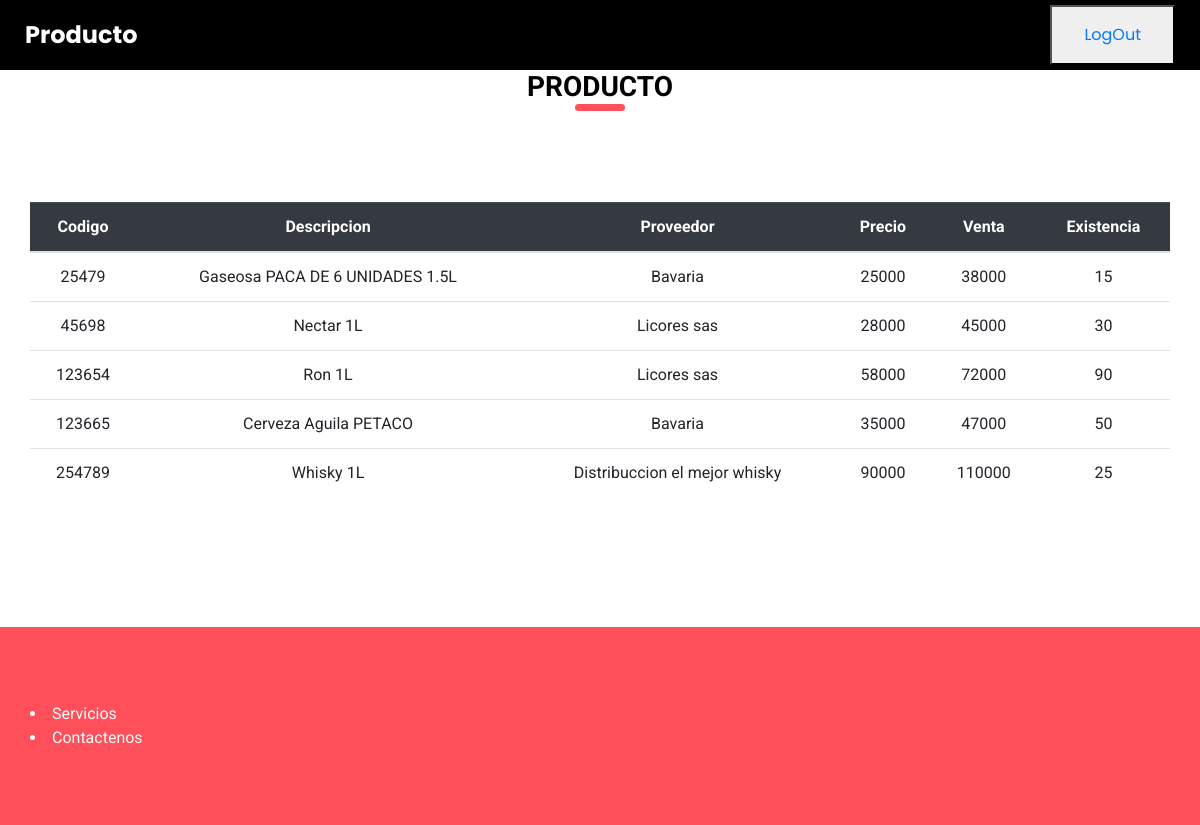
/producto.php, run on the app's committed database.
### tables this page shows
CREATE TABLE `producto` (
  `ProCodigo` int(20) NOT NULL,
  `ProDescripcion` varchar(70) DEFAULT NULL,
  `ProProveedor` varchar(30) DEFAULT NULL,
  `ProPrecio` int(30) DEFAULT NULL,
  `ProVenta` int(30) DEFAULT NULL,
  `ProExistencia` int(30) DEFAULT NULL
);

### producto.php (the view, shortened to what this page needs)
<!DOCTYPE html>
<html>
<head>
  <link rel="stylesheet" type="text/css"
    href="https://cdnjs.cloudflare.com/ajax/libs/OwlCarousel2/2.1.3/assets/owl.carousel.min.css" />
  <link rel="stylesheet" type="text/css" href="css/bootstrap.css" />
  <link href="css/style.css" rel="stylesheet" />
  <link href="css/responsive.css" rel="stylesheet" />
</head>
<body>
  <div class="hero_area">
    <header class="header_section">
      <div class="container-fluid">
        <nav class="navbar navbar-expand-lg custom_nav-container ">
          <a class="navbar-brand" href="index.html">
            <span>
              Producto
            </span>
          </a>
          <form class="nav justify-content-end">
            <button class=nav-link href="index.html">
                <li class="nav-item">
                 <a class="nav-link" href="index.html">LogOut</a>
                </li>
            </button>
          </form>
        </nav>
      </div>
    </header>
  </div>
 <section class="service_section layout_padding-bottom">
  <div class="container">
    <div class="custom_heading-container">
      <h3 class= " ">
          Producto
    </div>
  </div>
</section>
 <section class="service_section layout_padding-bottom">
  <div class="container">
    <div class="custom_heading-container">
    <?php
      $conexion=new PDO("mysql:host=localhost;dbname=distribuidora;","root");
          $busqueda=$conexion->prepare("SELECT * FROM producto");
          $busqueda->execute();
          $resultado = $busqueda->fetchAll();
      ?>
      <table class="table">
        <caption>
        </caption>
        <thead class="table-dark">
          <tr>
            <th scope="col">Codigo</th>
            <th scope="col">Descripcion</th>
            <th scope="col">Proveedor</th>
            <th scope="col">Precio</th>
            <th scope="col">Venta</th>
            <th scope="col">Existencia</th>
          </tr>
        </thead>
        <tbody>
          <?php
          foreach($resultado as $res)
          {
            echo "<tr>";
            echo "<td>".$res["ProCodigo"]."</td>";
            echo "<td>".$res["ProDescripcion"]."</td>";
            echo "<td>".$res["ProProveedor"]."</td>";
            echo "<td>".$res["ProPrecio"]."</td>";
            echo "<td>".$res["ProVenta"]."</td>";
            echo "<td>".$res["ProExistencia"]."</td>";
            echo "</tr>";
          }
          ?>
        </tbody>
      </table>
    </div>
  </div>
</section>
    <section class="info_section layout_padding">
      <div class="container">
        <div class="row">
          <div class="col-md-3">
            <div class="info-logo">
              <li>
               <a href="service.html">
                    Servicios
                  </a>
              </li>
                <li>
                  <a href="contact.html">
                    Contactenos
                  </a>
                </li>
            </div>
          </div>
        </div>
      </div>
    </section>
</body>
</html>

### css/style.css (style rules this page uses)
body { font-family: 'Roboto', sans-serif; color: #000000; background-color: #ffffff; }
.layout_padding { padding: 75px 0; }
.layout_padding-bottom { padding-bottom: 75px; }
.custom_heading-container { display: -webkit-box; display: -ms-flexbox; display: flex; -webkit-box-pack: center; -ms-flex-pack: center; justify-content: center; }
.custom_heading-container h3 { text-transform: uppercase; font-weight: bold; color: #000000; position: relative; }
.custom_heading-container h3::before { content: ""; position: absolute; bottom: -7px; left: 50%; width: 50px; height: 7px; -webkit-transform: translateX(-50%); transform: translateX(-50%); background-color: #ff4f5a; border-radius: 15px; }
.header_section { background-color: #000000; font-family: "Poppins", sans-serif; }
.header_section .container-fluid { padding-right: 25px; padding-left: 25px; }
a, a:hover, a:focus { text-decoration: none; }
.navbar-brand { display: -webkit-box; display: -ms-flexbox; display: flex; -webkit-box-align: center; -ms-flex-align: center; align-items: center; }
.navbar-brand span { font-weight: bold; font-size: 24px; color: #ffffff; }
.custom_nav-container { z-index: 99999; padding: 5px 0; }
.service_section { text-align: center; position: relative; }
.service_section .custom_heading-container { margin-bottom: 15px; }
.service_section::before { content: ""; width: 200px; height: 175px; position: absolute; bottom: 95px; left: 50%; -webkit-transform: translateX(-50%); transform: translateX(-50%); background-size: cover; }
.info_section { background-color: #ff4f5a; color: #ffffff; }
.info_section a { color: #ffffff; }

### css/responsive.css (style rules this page uses)
@media (min-width: 1200px) { .container { max-width: 1170px; } }

### data on the page
producto: ProCodigo "25479", ProDescripcion "Gaseosa PACA DE 6 UNIDADES 1.5L", ProProveedor "Bavaria", ProPrecio "25000", ProVenta "38000", ProExistencia "15"
producto: ProCodigo "45698", ProDescripcion "Nectar 1L", ProProveedor "Licores sas", ProPrecio "28000", ProVenta "45000", ProExistencia "30"
producto: ProCodigo "123654", ProDescripcion "Ron 1L", ProProveedor "Licores sas", ProPrecio "58000", ProVenta "72000", ProExistencia "90"
producto: ProCodigo "123665", ProDescripcion "Cerveza Aguila PETACO", ProProveedor "Bavaria", ProPrecio "35000", ProVenta "47000", ProExistencia "50"
producto: ProCodigo "254789", ProDescripcion "Whisky 1L", ProProveedor "Distribuccion el mejor whisky", ProPrecio "90000", ProVenta "110000", ProExistencia "25"
